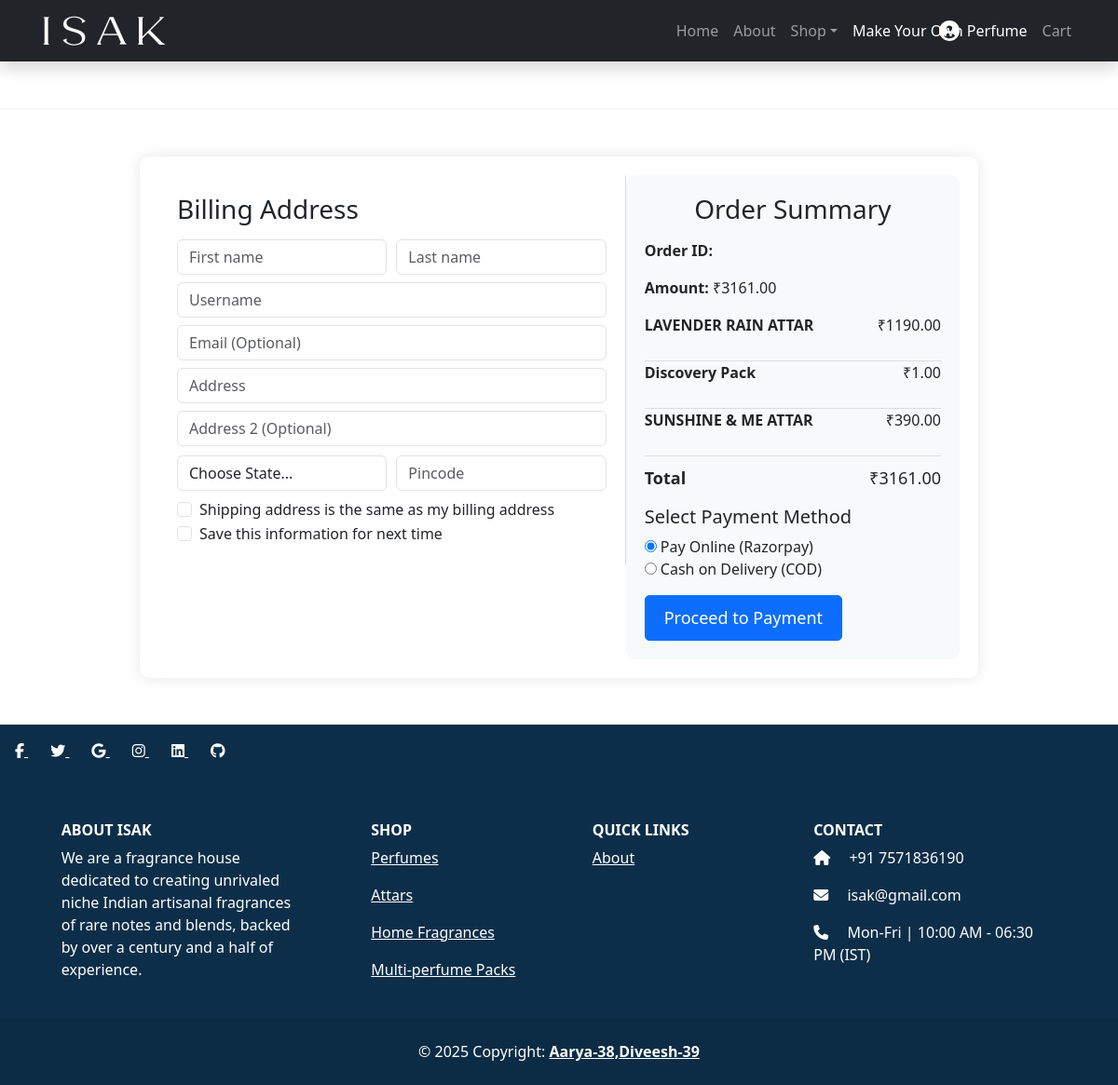
The page /checkout/ (signed in) on the database its author committed.
### store/models.py (models this page shows, shortened)
class Cart(models.Model):
    user = models.ForeignKey(settings.AUTH_USER_MODEL, on_delete=models.CASCADE, null=True, blank=True)  # User can be null for guests
    session_id = models.CharField(max_length=100, null=True, blank=True)  # Stores session ID for guest users
    product = models.ForeignKey('Product', on_delete=models.CASCADE)
    quantity = models.PositiveIntegerField(default=1)
    created_at = models.DateTimeField(auto_now_add=True)  # Stores the date when the product was added to the cart

class Product(models.Model):
    name = models.CharField(max_length=255)
    slug = models.SlugField(unique=True, blank=True)
    category = models.ForeignKey(Category, on_delete=models.CASCADE, related_name="products")
    description = models.TextField(blank=True)
    price = models.DecimalField(max_digits=10, decimal_places=2)
    stock = models.PositiveIntegerField(default=0)
    available = models.BooleanField(default=True)
    image = models.ImageField(upload_to='product_images/', null=True, blank=True)  # Image field added
    link = models.URLField(max_length=500, blank=True, null=True)  # Optional product page link
    top_note = models.CharField(max_length=255, blank=True, null=True)
    heart_note = models.CharField(max_length=255, blank=True, null=True)
    base_note = models.CharField(max_length=255, blank=True, null=True)
    size = models.CharField(max_length=50, blank=True, null=True)  # Example: "12ml"

### store/views.py (the view)
# urls.py: path("checkout/", checkout, name="checkout"),
def checkout(request):
    if not request.user.is_authenticated:
        return redirect("login")
    cart_items = Cart.objects.filter(user=request.user)
    if not cart_items.exists():
        return render(request, "store/checkout.html", {"error": "Cart is empty"})
    total_price = sum(item.product.price * item.quantity for item in cart_items)
    return render(request, "store/checkout.html", {
        "cart_items": cart_items,
        "total_price": total_price,
        "razorpay_key": settings.RAZORPAY_KEY_ID,
    })

### store/templates/store/checkout.html (shortened to what this page needs)
{% extends 'store/base.html' %}
{% block content %}
<body data-page="other">
<hr style="margin: 50px 0; border-top: 2px solid #ddd;">
<div class="container">
    <div class="row justify-content-between align-items-start"
        style="max-width: 900px; margin: 50px auto; padding: 20px; background: white; border-radius: 10px; box-shadow: 0px 0px 15px rgba(0, 0, 0, 0.1); display: flex; flex-wrap: wrap;">
        <div class="col-md-7" style="padding: 20px; border-right: 1px solid #ddd;">
            <h3 style="margin-bottom: 15px;">Billing Address</h3>
            <div style="display: flex; gap: 10px;">
                <input type="text" placeholder="First name" class="form-control">
                <input type="text" placeholder="Last name" class="form-control">
            </div>
            <input type="text" placeholder="Username" class="form-control mt-2">
            <input type="email" placeholder="Email (Optional)" class="form-control mt-2">
            <input type="text" placeholder="Address" class="form-control mt-2">
            <input type="text" placeholder="Address 2 (Optional)" class="form-control mt-2">
            <div style="display: flex; gap: 10px; margin-top: 10px;">
                <select class="form-control" id="state-dropdown">
                    <option value="">Choose State...</option>
                </select>
                <input type="text" placeholder="Pincode" class="form-control" id="pincode" pattern="[0-9]{6}" title="Enter a valid 6-digit Pincode">
            </div>
            <div class="form-check mt-2">
                <input type="checkbox" class="form-check-input" id="same-address">
                <label for="same-address" class="form-check-label">Shipping address is the same as my billing address</label>
            </div>
            <div class="form-check">
                <input type="checkbox" class="form-check-input" id="save-info">
                <label for="save-info" class="form-check-label">Save this information for next time</label>
            </div>
        </div>
        <div class="col-md-5" style="padding: 20px; background: #f8f9fa; border-radius: 10px;">
            <h3 style="margin-bottom: 15px; text-align: center;">Order Summary</h3>
            <p><strong>Order ID:</strong> {{ razorpay_order_id }}</p>
            <p><strong>Amount:</strong> ₹{{ total_price }}</p>
            <div class="order-items">
                {% for item in cart_items %}
                <div style="border-bottom: 1px solid #ddd; padding-bottom: 10px;">
                    <p><strong>{{ item.product.name }}</strong> <span style="float: right;">₹{{ item.product.price }}</span></p>
                </div>
                {% endfor %}
                <p style="margin-top: 10px; font-size: 18px;"><strong>Total</strong> <span style="float: right;">₹{{ total_price }}</span></p>
            </div>
            <div class="payment-options mt-3">
                <h5>Select Payment Method</h5>
                <input type="radio" name="payment_method" value="razorpay" checked> Pay Online (Razorpay) <br>
                <input type="radio" name="payment_method" value="cod"> Cash on Delivery (COD) <br>
            </div>
            <button id="pay-button" class="btn btn-primary btn-block mt-3" style="font-size: 18px; padding: 10px 20px; border-radius: 5px; cursor: pointer;">
                Proceed to Payment
            </button>
        </div>
    </div>
</div>
{% endblock %}

### rows shown on the page
Cart: product.name "LAVENDER RAIN ATTAR", product.price "1190.00"
Cart: product.name "Discovery Pack", product.price "1.00"
Cart: product.name "SUNSHINE & ME ATTAR", product.price "390.00"

### other values the page prints
{{ total_price }} "3161.00"
